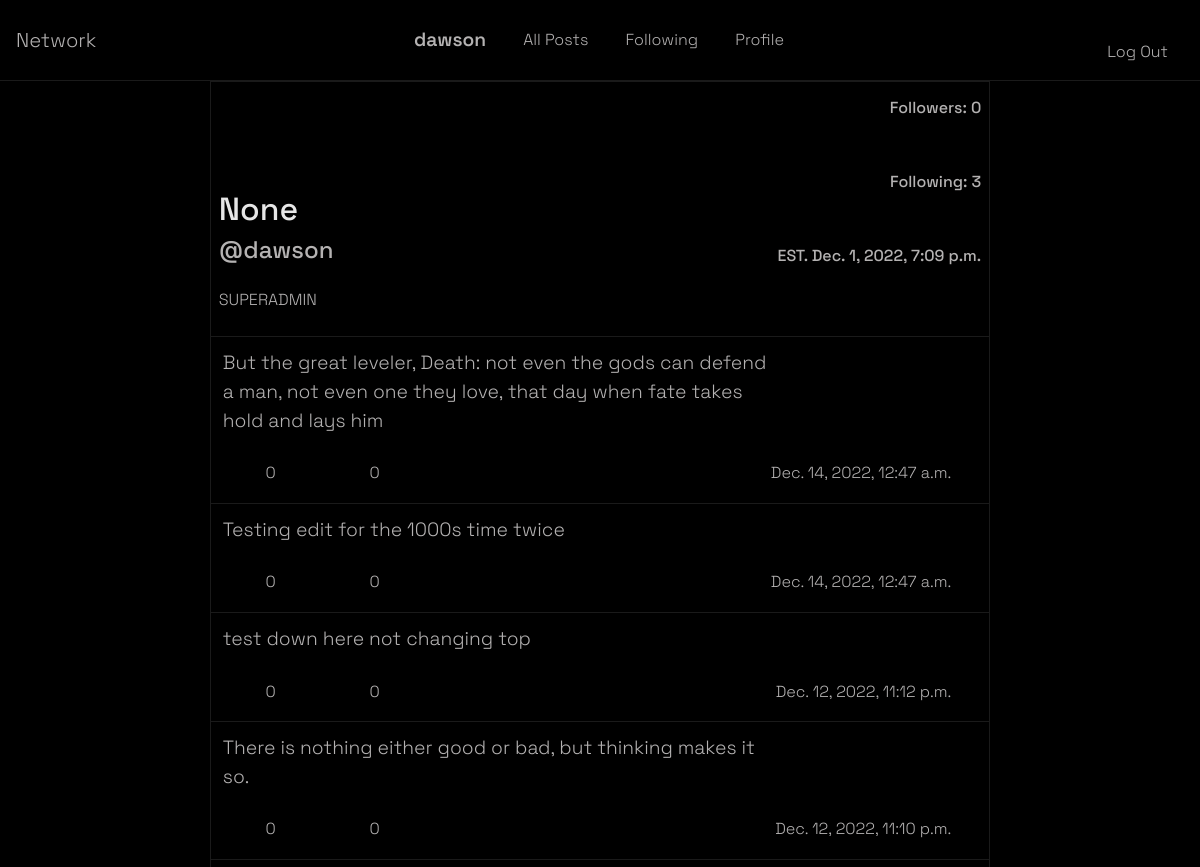
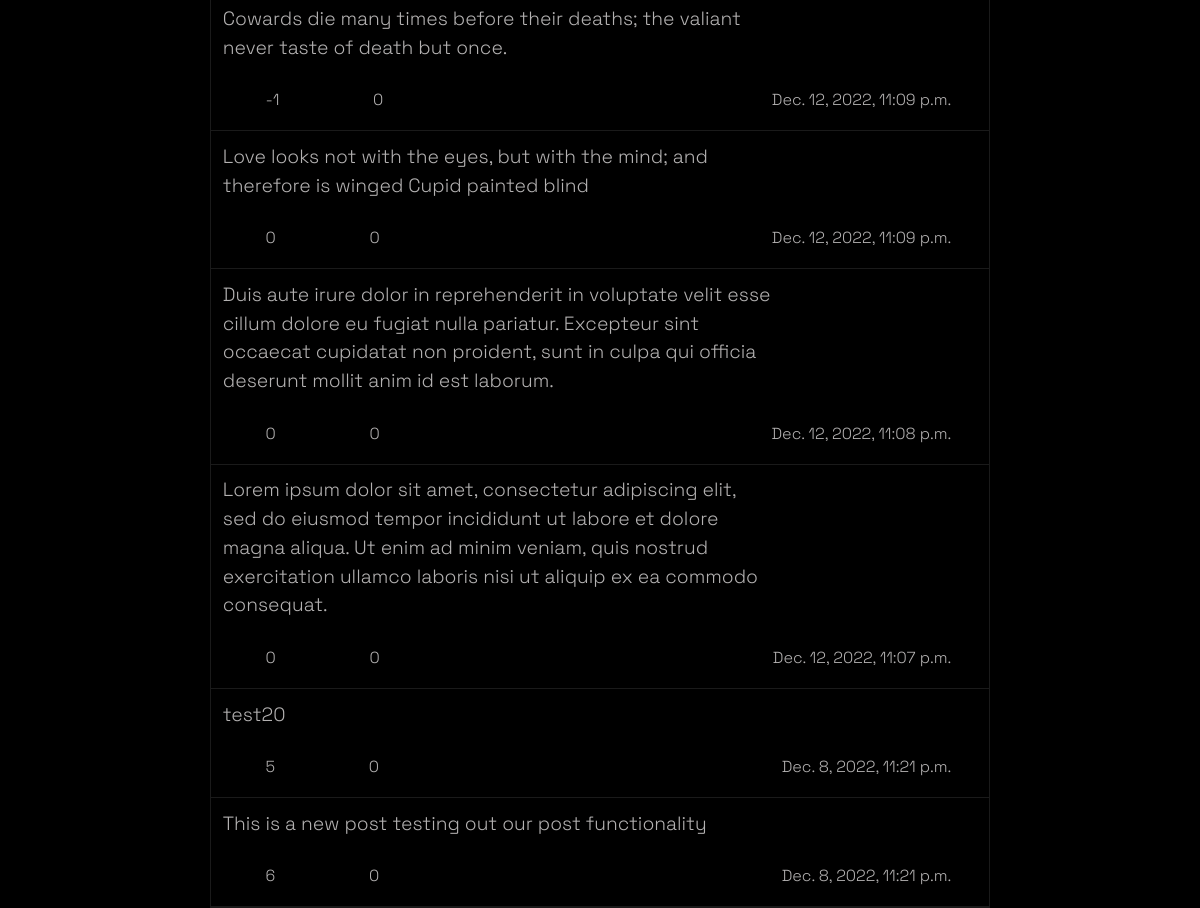
Page /profile/dawson?page=2 (signed in) on the earlier database version (2 pictures, top to bottom).
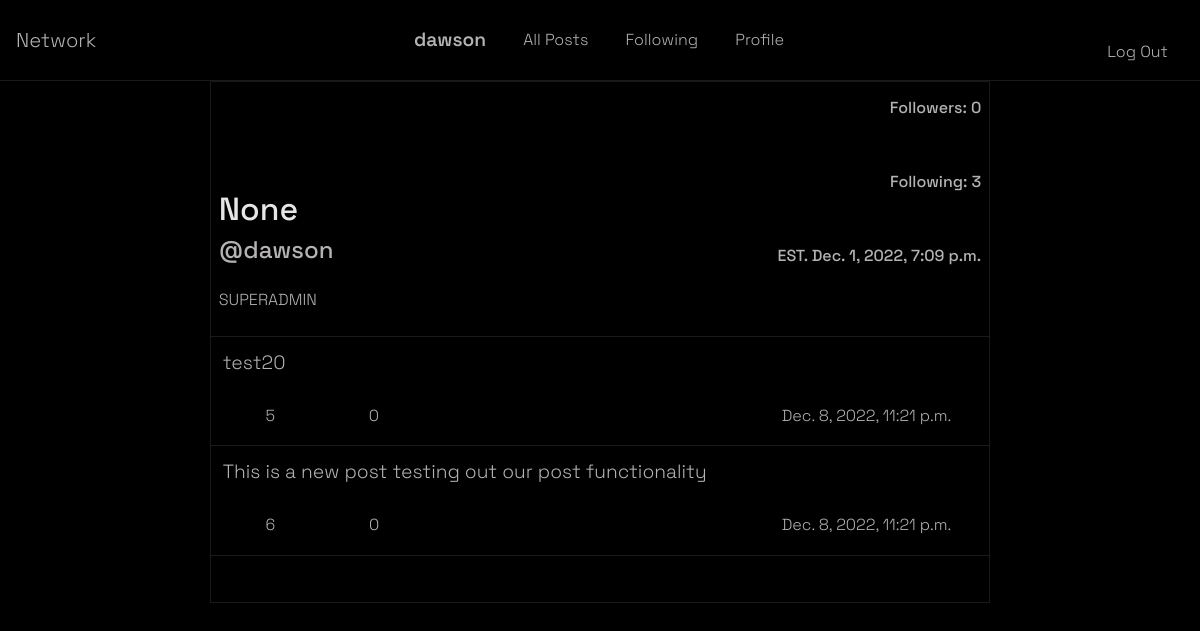
Same page on the later database version.
### network/models.py (models this page shows, shortened)
class Post(models.Model):
    username = models.CharField(
        default='None', max_length=24, null=True, blank=True)
    caption = models.TextField(default="")
    timestamp = models.DateTimeField(auto_now_add=True)
    totalLikes = models.IntegerField(default=0)
    totalComments = models.IntegerField(default=0)

### network/views.py (the view)
# urls.py: path("profile/<str:username>", views.profile, name="profile"),
@login_required(login_url='/login')
def profile(request, username):
    if request.user.id == None:
        print(request.user)
        return JsonResponse({'url': 'http://127.0.0.1:8000/login'})
    userPosts = Post.objects.filter(username=username).all().values()
    userPosts = userPosts.order_by('-timestamp')
    userInfo = User.objects.filter(username=username).values()
    currUser = request.user
    currUser = User.objects.filter(username=currUser).values()
    pNum = request.GET.get('page')
    if pNum is None:
        pNum = 1
    try:
        Realationships.objects.get(
            followerId=currUser[0]['id'], followingId=userInfo[0]['id'])
        isFollowing = True
    except Realationships.DoesNotExist:
        isFollowing = False
    print(isFollowing)
    userPosts = Paginator(userPosts, 10)
    return render(request, "network/profile.html", {
        'postForm': PostForm,
        'userPosts': userPosts.get_page(pNum),
        'userInfo': userInfo[0],
        'isFollowing': isFollowing,
    })

### network/templates/network/profile.html (shortened to what this page needs)
{% extends "network/layout.html" %}
{% block body %}
<div id='profile-body'>
    <div id='profile-user-info'>
        <div id='header'>
            <div id='user-header-left'>
                <box-icon name='user-circle' size='100px' color='white'></box-icon>
                <h2 style='color: rgb(230, 230, 230)'>{{ userInfo.name }}</h2>
                <h4 data-user-profile='{{ userInfo.username }}'>@{{ userInfo.username }}</h4>
            </div>
            <div id='user-header-right'>
                <h6 id='followers'>Followers: {{ userInfo.followers }}</h6>
                <h6 id='following'>Following: {{ userInfo.following }}</h6>
                <h6> EST. {{ userInfo.date_joined }}</h6>
            </div>
        </div>
        <div id='user-header-center'>
            {% if userInfo.bio != '' %}<p>{{ userInfo.bio }}</p>{% endif %}
        </div>
    <div id='user-posts'>
        {% for post in userPosts %}
        <div class='profile-single-post'>
            <div class='profile-sp-left'>
                <div class='profile-sp-caption'>
                    <p id='para_{{ post.id }}'>{{ post.caption }}</p>
                </div>
                <div class='interactions'>
                    <form class='interaction-form' method='POST'>
                        <div class='interaction-form'>
                            <button type='submit' class='like interaction-button' name="{{ post.id }}"><box-icon color='white' size='sm' name='like' class='interaction-icons'></box-icon></button>
                            <p id='p-{{ post.id }}'>{{ post.totalLikes }}</p>
                        </div>
                        <div class='interaction-form'>
                            <button type='submit' class='dislike interaction-button' name="{{ post.id }}"><box-icon color='white' size='sm' name='dislike' class='interaction-icons'></box-icon></button>
                            <button type='submit' class='comment interaction-button' name="{{ post.id }}"><box-icon color='white' size='sm' name='comment' class='interaction-icons'></box-icon></button>
                            <p id='p-{{ post.id }}'>{{ post.totalComments }}</p>
                        </div>
                    </form>
                    <div class='profile-timestamp'><p>{{ post.timestamp }}</p></div>
                    </div>
            </div>
            <div class='profile-sp-right'>
                {% if userInfo.username == user.username %}
                <div class='edit-post'>
                    <button type="button" id='editPostButton' class="btn btn-dark" data-toggle="modal" data-target="#editPost{{ post.id }}" data-whatever="@getbootstrap">
                        <box-icon animation='none' id='editPostSvg' name='plus-circle' size='30px' color="rgb(230, 230, 230)"></box-icon></button>
                </div>
                {% endif %}
            </div>
        </div>
        {% endfor %}
        {% if  userPosts.has_previous or userPosts.has_next%}
        <nav aria-label="Page navigation">
            <ul id='paginator-buttons' class="pagination">
              <div>
                <li class="disabled">
                {% if userPosts.has_previous %}
                <a id='previous-page' href="/profile/{{ userInfo.username }}?page={{ userPosts.previous_page_number }}" tabindex="-1"><box-icon animation='fade-left-hover' color="rgb(230, 230, 230)" name='left-arrow-alt' ></box-icon></a>
                {% endif %}
            </li>
            </div>
            </ul>
          </nav>
        {% endif %}
    </div>
</div>
</div>
{% endblock %}

Differences in the rows shown:
no longer on this page (row unchanged): Post: caption "But the great leveler, Death: not even the gods can defend a man, not even one they love, that day when fate takes hold and lays him", totalLikes "0", totalComments "0", timestamp "Dec. 14, 2022, 12:47 a.m."
no longer on this page (row edited): Post: caption "Testing edit for the 1000s time twice", totalLikes "0", totalComments "0", timestamp "Dec. 14, 2022, 12:47 a.m."
no longer on this page (row edited): Post: caption "test down here not changing top", totalLikes "0", totalComments "0", timestamp "Dec. 12, 2022, 11:12 p.m."
no longer on this page (row edited): Post: caption "There is nothing either good or bad, but thinking makes it so.", totalLikes "0", totalComments "0", timestamp "Dec. 12, 2022, 11:10 p.m."
no longer on this page (row unchanged): Post: caption "Cowards die many times before their deaths; the valiant never taste of death but once.", totalLikes "-1", totalComments "0", timestamp "Dec. 12, 2022, 11:09 p.m."
no longer on this page (row unchanged): Post: caption "Love looks not with the eyes, but with the mind; and therefore is winged Cupid painted blind", totalLikes "0", totalComments "0", timestamp "Dec. 12, 2022, 11:09 p.m."
no longer on this page (row unchanged): Post: caption "Duis aute irure dolor in reprehenderit in voluptate velit esse cillum dolore eu fugiat nulla pariatur. Excepteur sint occaecat cupidatat non proident, sunt in culpa qui officia deserunt mollit anim id est laborum.", totalLikes "0", totalComments "0", timestamp "Dec. 12, 2022, 11:08 p.m."
no longer on this page (row edited): Post: caption "Lorem ipsum dolor sit amet, consectetur adipiscing elit, sed do eiusmod tempor incididunt ut labore et dolore magna aliqua. Ut enim ad minim veniam, quis nostrud exercitation ullamco laboris nisi ut aliquip ex ea commodo consequat.", totalLikes "0", totalComments "0", timestamp "Dec. 12, 2022, 11:07 p.m."
